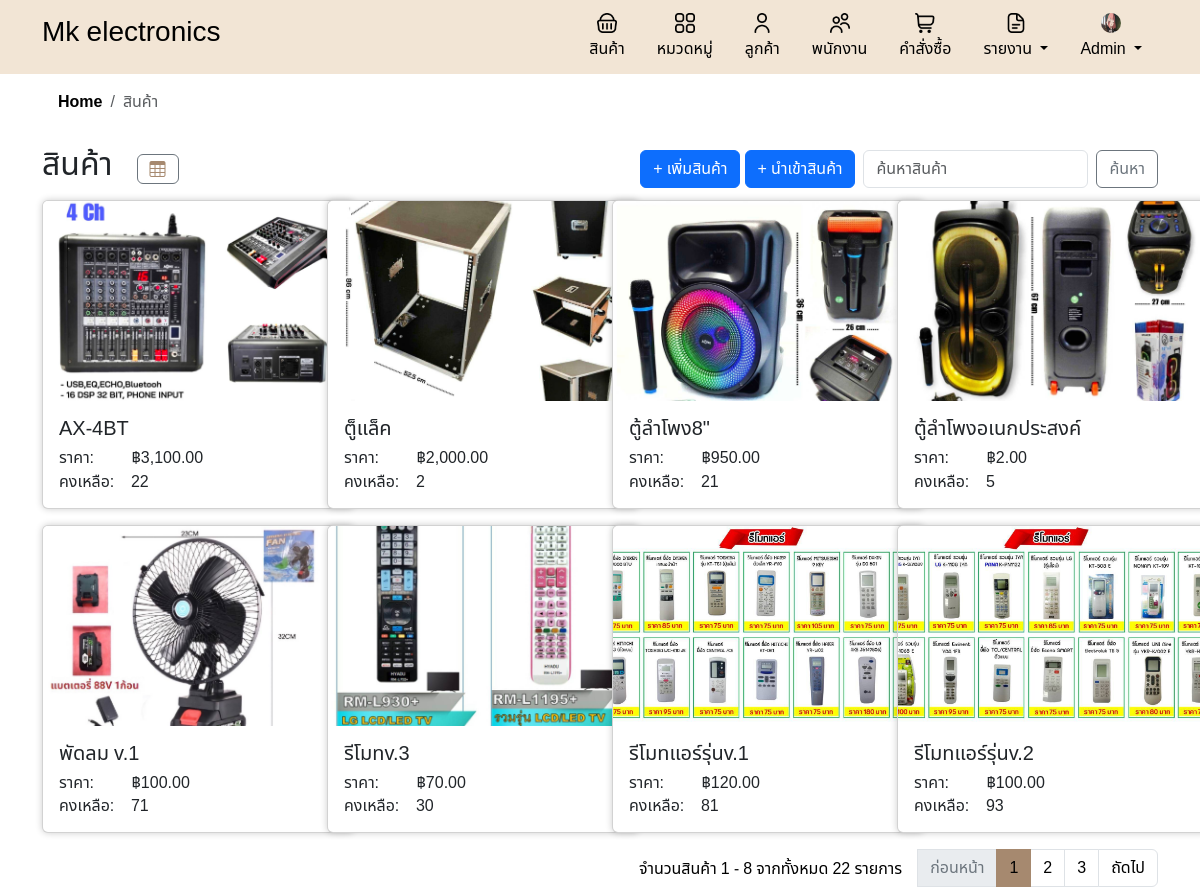
The app's page /product_card.php (signed in), older data.
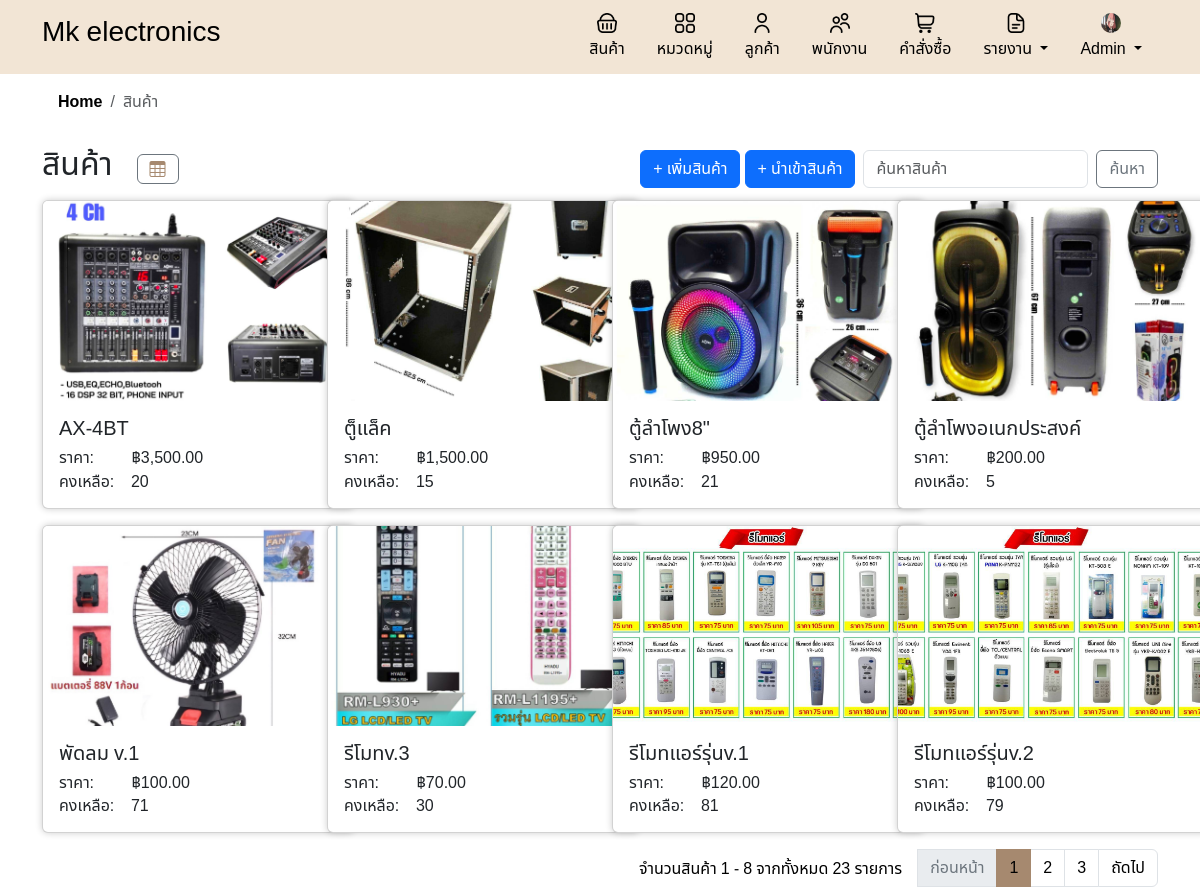
The same page, newer data.
### tables this page shows
CREATE TABLE `companies` (
  `company_id` int(11) NOT NULL,
  `company_name` varchar(255) NOT NULL,
  `company_address` varchar(255) DEFAULT NULL,
  `company_phone` varchar(10) DEFAULT NULL,
  `company_email` varchar(100) DEFAULT NULL,
  `profile_image` varchar(255) DEFAULT NULL
);

CREATE TABLE `products` (
  `product_id` int(11) NOT NULL,
  `product_name` varchar(255) NOT NULL,
  `description` text DEFAULT NULL,
  `price` decimal(10,2) NOT NULL,
  `quantity` int(11) NOT NULL,
  `category_id` int(11) DEFAULT NULL,
  `created_at` timestamp NOT NULL DEFAULT current_timestamp(),
  `image` varchar(255) DEFAULT NULL
);

### product_card.php (the view, shortened to what this page needs)
<?php
include 'header.php';
include 'db.php';
include 'inc/links.php';
$search = isset($_GET['search']) ? $_GET['search'] : '';
$sort = isset($_GET['sort']) ? $_GET['sort'] : 'product_name';
$order = isset($_GET['order']) ? $_GET['order'] : 'ASC';
$records_per_page = 8;
$current_page = isset($_GET['page']) ? intval($_GET['page']) : 1;
$offset = ($current_page - 1) * $records_per_page;
$sql = "SELECT p.product_id, p.product_name, c.category_name, p.price, p.quantity, p.image,
        AVG(pc.cost_per_unit) AS avg_cost
        FROM products p
        JOIN categories c ON p.category_id = c.category_id
        LEFT JOIN product_costs pc ON p.product_id = pc.product_id";
$sql .= " GROUP BY p.product_id ORDER BY $sort $order LIMIT ? OFFSET ?";
$stmt = $conn->prepare($sql);
if ($search) {
    $search_param = "%$search%";
    $stmt->bind_param("sii", $search_param, $records_per_page, $offset);
} else {
    $stmt->bind_param("ii", $records_per_page, $offset);
}
$stmt->execute();
$result = $stmt->get_result();
$count_sql = "SELECT COUNT(*) as total_records FROM products";
if ($search) {
    $count_sql .= " WHERE product_name LIKE ?";
    $count_stmt = $conn->prepare($count_sql);
    $count_stmt->bind_param("s", $search_param);
    $count_stmt->execute();
    $count_result = $count_stmt->get_result();
} else {
    $count_result = $conn->query($count_sql);
}
$total_records = $count_result->fetch_assoc()['total_records'];
$total_pages = ceil($total_records / $records_per_page);
?>
<!DOCTYPE html>
<html lang="th">
<head>
</head>
<body>
    <div class="container">
        <nav aria-label="breadcrumb">
            <ol class="breadcrumb breadcrumb-chevron p-3 rounded -3">
                <li class="breadcrumb-item">
                    <a class="link-body-emphasis fw-semibold text-decoration-none" href="home.php">Home</a>
                </li>
                <li class="breadcrumb-item active" aria-current="page">สินค้า</li>
            </ol>
        </nav>
        <div class="d-flex justify-content-between align-items-center mb-2 ">
            <h2>สินค้า</h2>
            <a href="product.php" class="btn btn-outline-secondary custom-btn me-2">
                <i class="bi-table" style="color: #A6896F;"></i>
            </a>
            <div class="d-flex flex-grow-1 justify-content-end align-items-center gap-2">
                <div>
                    <?php if ($_SESSION['role'] === 'admin'): ?>
                        <a href="add_product.php" class="btn btn-primary custom-btn">+ เพิ่มสินค้า</a>
                        <a href="add_stock.php" class="btn btn-primary custom-btn">+ นำเข้าสินค้า</a>
                    <?php endif; ?>
                </div>
                <form class="d-flex m-0" action="" method="get">
                    <input class="form-control me-2" type="search" name="search" placeholder="ค้นหาสินค้า"
                        aria-label="Search" value="<?php echo htmlspecialchars($search); ?>">
                    <button class="btn btn-outline-secondary custom-btn-t" type="submit">ค้นหา</button>
                </form>
            </div>
        </div>
        <div class="row">
            <?php
            if ($result->num_rows > 0) {
                while ($row = $result->fetch_assoc()) {
                    echo "<div class='col-md-3 mb-3'>
                    <a href='detail_product.php?product_id=" . htmlspecialchars($row['product_id']) . "' class='text-decoration-none text-dark'>
                        <div class='card' style='width: 19.5rem;'>
                            <img class='card-img-top' src='uploads/" . htmlspecialchars($row['image']) . "' alt='Product Image' style='width: 307px; height: 200px; object-fit: cover;'>
                            <div class='card-body'>
                                <h5 class='card-title'>" . htmlspecialchars($row['product_name']) . "</h5>
                                <h6 class='card-text mb-1'>ราคา: &nbsp; &nbsp; &nbsp; &nbsp; ฿" . number_format(htmlspecialchars($row['price']), 2) . "</h6>
                                <h6 class='card-text'>คงเหลือ: &nbsp; &nbsp;" . htmlspecialchars($row['quantity']) . "</h6>
                            </div>
                        </div>
                    </a>
                </div>";
                }
            } else {
                echo "<div class='col-12'><p>ไม่มีข้อมูลสินค้า</p></div>";
            }
            ?>
        </div>
        <nav aria-label="Page navigation example">
            <ul class="pagination justify-content-end">
                <div class="mt-2 me-3">
                    <?php
                    $start_number = ($current_page - 1) * $records_per_page + 1;
                    $end_number = min($start_number + $records_per_page - 1, $total_records);
                    echo "จำนวนสินค้า $start_number - $end_number จากทั้งหมด $total_records รายการ";
                    ?>
                </div>
                <?php if ($current_page > 1): ?>
                    <li class="page-item">
                        <a class="page-link"
                            href="?page=<?php echo $current_page - 1; ?>&search=<?php echo urlencode($search); ?>&sort=<?php echo $sort; ?>&order=<?php echo $order; ?>">ก่อนหน้า</a>
                    </li>
                <?php else: ?>
                    <li class="page-item disabled">
                        <a class="page-link">ก่อนหน้า</a>
                    </li>
                <?php endif; ?>
                <?php for ($i = 1; $i <= $total_pages; $i++): ?>
                    <li class="page-item <?php echo ($i == $current_page) ? 'active' : ''; ?>">
                        <a class="page-link"
                            href="?page=<?php echo $i; ?>&search=<?php echo urlencode($search); ?>&sort=<?php echo $sort; ?>&order=<?php echo $order; ?>">
                            <?php echo $i; ?>
                        </a>
                    </li>
                <?php endfor; ?>
                <?php if ($current_page < $total_pages): ?>
                    <li class="page-item">
                        <a class="page-link"
                            href="?page=<?php echo $current_page + 1; ?>&search=<?php echo urlencode($search); ?>&sort=<?php echo $sort; ?>&order=<?php echo $order; ?>">ถัดไป</a>
                    </li>
                <?php else: ?>
                    <li class="page-item disabled">
                        <a class="page-link">ถัดไป</a>
                    </li>
                <?php endif; ?>
            </ul>
        </nav>
    </div>
</body>
</html>

### header.php (shortened to what this page needs)
<?php
include 'db.php';
$sql = "SELECT profile_image FROM companies WHERE company_id = 1";
$result = $conn->query($sql);
$profile_image = 'default.png';
if ($result->num_rows > 0) {
    $row = $result->fetch_assoc();
    if (!empty($row['profile_image'])) {
        $profile_image = $row['profile_image'];
    }
}
?>
<div class="header-container">
    <div class="container">
        <div class="d-flex flex-wrap align-items-center justify-content-center justify-content-lg-start">
            <a href="home.php"
                class="d-flex align-items-center my-2 my-lg-0 me-lg-auto <?php echo basename($_SERVER['PHP_SELF']) == 'home.php' ? 'text-secondary active' : 'text-black'; ?> text-decoration-none">
                <h3>Mk electronics</h3>
            </a>
            <ul class="nav col-12 col-lg-auto my-2 justify-content-center my-md-0">
                <li>
                    <a href="product.php"
                        class="nav-link <?php echo basename($_SERVER['PHP_SELF']) == 'product.php' ? 'text-secondary active' : 'text-black'; ?>">
                        <img src="image/shopping-basket.png" class="bi d-block mx-auto mb-1 icon" width="20"
                            height="20">
                        สินค้า
                    </a>
                </li>
                <li>
                    <a href="category.php"
                        class="nav-link <?php echo basename($_SERVER['PHP_SELF']) == 'category.php' ? 'text-secondary active' : 'text-black'; ?>">
                        <img src="image/apps.png" class="bi d-block mx-auto mb-1 icon" width="20"
                            height="20">
                        หมวดหมู่
                    </a>
                </li>
                <li>
                    <a href="customer.php"
                        class="nav-link <?php echo basename($_SERVER['PHP_SELF']) == 'customer.php' ? 'text-secondary active' : 'text-black'; ?>">
                        <img src="image/user (1).png" class="bi d-block mx-auto mb-1 icon" width="20" height="20">
                        ลูกค้า
                    </a>
                </li>
                <?php if ($_SESSION['role'] === 'admin'): ?>
                    <li>
                        <a href="employee.php"
                            class="nav-link <?php echo basename($_SERVER['PHP_SELF']) == 'employee.php' ? 'text-secondary active' : 'text-black'; ?>">
                            <img src="image/users.png" class="bi d-block mx-auto mb-1 icon" width="20" height="20">
                            พนักงาน
                        </a>
                    </li>
                <?php endif; ?>
                <li>
                    <a href="order.php"
                        class="nav-link <?php echo basename($_SERVER['PHP_SELF']) == 'order.php' ? 'text-secondary active' : 'text-black'; ?>">
                        <img src="image/shopping-cart.png" class="bi d-block mx-auto mb-1 icon" width="20" height="20">
                        คำสั่งซื้อ
                    </a>
                </li>
                <?php if ($_SESSION['role'] === 'admin'): ?>
                    <li class="nav-item dropdown">
                        <a href="#"
                            class="nav-link dropdown-toggle <?php echo basename($_SERVER['PHP_SELF']) == 'report.php' ? 'text-secondary active' : 'text-black'; ?>"
                            id="dropdownReport" role="button" data-bs-toggle="dropdown" aria-expanded="false">
                            <img src="image/document.png" class="bi d-block mx-auto mb-1 icon" width="20" height="20">
                            รายงาน
                        </a>
                    </li>
                    <li class="nav-item dropdown">
                        <a href="#"
                            class="nav-link dropdown-toggle <?php echo basename($_SERVER['PHP_SELF']) == 'admin.php' ? 'text-secondary active' : 'text-black'; ?>"
                            id="dropdownProfile" role="button" data-bs-toggle="dropdown" aria-expanded="false">
                            <img src="uploads/<?php echo htmlspecialchars($profile_image); ?>"
                                class="bi d-block mx-auto mb-1 icon rounded-circle" width="20" height="20"
                                alt="Profile Image">
                            <?php echo ($_SESSION['role'] === 'admin') ? 'Admin' : 'User'; ?>
                        </a>
                    </li>
                <?php endif; ?>
            </ul>
        </div>
    </div>
</div>
</body>
</html>

### inc/links.php (shortened to what this page needs)
<link href="https://cdn.jsdelivr.net/npm/bootstrap@5.3.3/dist/css/bootstrap.min.css" rel="stylesheet"
>
<link rel="stylesheet" href="https://cdn.jsdelivr.net/npm/bootstrap-icons@1.11.3/font/bootstrap-icons.min.css">
<link href="https://cdn.jsdelivr.net/npm/bootstrap-icons/font/bootstrap-icons.css" rel="stylesheet">
<link href="https://cdn.jsdelivr.net/npm/select2@4.1.0-rc.0/dist/css/select2.min.css" rel="stylesheet">
<link rel="stylesheet" href="style.css">
<link href="https://cdn.jsdelivr.net/npm/select2@4.1.0-rc.0/dist/css/select2.min.css" rel="stylesheet" />
<link href="https://stackpath.bootstrapcdn.com/bootstrap/5.3.0/css/bootstrap.min.css" rel="stylesheet">
<link rel="stylesheet" href="https://earthchie.github.io/jquery.Thailand.js/jquery.Thailand.js/dist/jquery.Thailand.min.css">

### style.css (style rules this page uses)
* { font-family: "Noto Sans Thai", sans-serif; }
html { overflow-y: scroll; }
body { font-family: "Noto Sans Thai", sans-serif; background-color: #ffffff; }
.header-container { width: 100%; background-color: #F2E5D5; padding: 5px; }
.card { background-color: #F2E5D5; border-radius: 8px; box-sizing: border-box; border: 2px solid #C7A98B; box-shadow: 0 0 7px rgba(0, 0, 0, 0.2); }
@media (max-width: 1200px) { .card { width: calc(50% - 20px); } }
.custom-btn { background-color: #ffffff; color: #000000; border: 2px solid #C7A98B; }
.custom-btn-t { background-color: #C7A98B; color: #000000; border: none; }
.pagination { color: #000; }
.page-item.active .page-link { background-color: #A6896F; border-color: #A6896F; color: #000000; }
.page-item .page-link { color: #000000; }
.page-item.disabled .page-link { color: #6c757d; }
body { margin-bottom: 20px; padding: 0; background-color: #f8f9fa; }
html, body { height: 100%; }

Row changes from the older to the newer data that the page shows:
changed products "AX-4BT": price "3,100.00" → "3,500.00"; quantity "22" → "20"
changed products "ตู็แล็ค": price "2,000.00" → "1,500.00"; quantity "2" → "15"
changed products "ตู้ลำโพงอเนกประสงค์": price "2.00" → "200.00"
changed products "รีโมทแอร์รุ่นv.2": quantity "93" → "79"
Text that changed along with them:
$total_records: "22" → "23"
